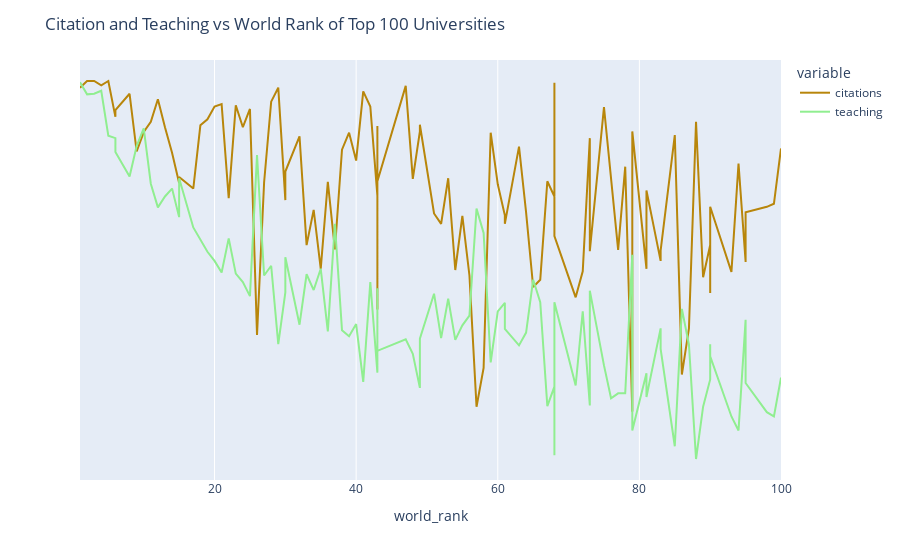

The notebook cell this image was saved under:
### Code cell
# Styling: include customized colors, different than the default ones
fig = px.line(df, x="world_rank", y=["citations","teaching"],
              hover_name="university_name", 
              color_discrete_sequence = ['DarkGoldenRod', 'lightGreen']) # cha

# Step 2: Update the layout of the plot

fig.update_layout(title_text='Citation and Teaching vs World Rank of Top 100 Universities')

# hide and lock down axes
fig.update_yaxes(visible=False, fixedrange=True)

fig.show()

### Figure 1 — Plotly figure (JSON) as saved in the notebook; plotly's stock layout.template omitted (floating-point values rounded to 4 significant figures)
{"data": [{"hovertemplate": "<b>%{hovertext}</b><br><br>variable=citations<br>world_rank=%{x}<br>value=%{y}<extra></extra>", "hovertext": ["Harvard University", "California Institute of Technology", "Massachusetts Institute of Technology", "Stanford University", "Princeton University", "University of Cambridge", "University of Oxford", "University of California, Berkeley", "Imperial College London", "Yale University", "University of California, Los Angeles", "University of Chicago", "Johns Hopkins University", "Cornell University", "ETH Zurich – Swiss Federal Institute of Technology Zurich", "University of Michigan", "University of Toronto", "Columbia University", "University of Pennsylvania", "Carnegie Mellon University", "University of Hong Kong", "University College London", "University of Washington", "Duke University", "Northwestern University", "University of Tokyo", "Georgia Institute of Technology", "Pohang University of Science and Technology", "University of California, Santa Barbara", "University of British Columbia", "University of North Carolina at Chapel Hill", "University of California, San Diego", "University of Illinois at Urbana-Champaign", "National University of Singapore", "McGill University", "University of Melbourne", "Peking University", "Washington University in St Louis", "École Polytechnique", "University of Edinburgh", "Hong Kong University of Science and Technology", "École Normale Supérieure", "Australian National University", "Karolinska Institute", "University of Göttingen", "University of Wisconsin", "Rice University", "École Polytechnique Fédérale de Lausanne", "University of California, Irvine", "University of Science and Technology of China", "Vanderbilt University", "University of Minnesota", "Tufts University", "University of California, Davis", "Brown University", "University of Massachusetts", "Kyoto University", "Tsinghua University", "Boston University", "New York University", "Emory University", "LMU Munich", "University of Notre Dame", "University of Pittsburgh", "Case Western Reserve University", "Ohio State University", "University of Colorado Boulder", "University of Bristol", "University of California, Santa Cruz", "Yeshiva University", "University of Sydney", "University of Virginia", "University of Adelaide", "University of Southern California", "William & Mary", "Trinity College Dublin", "King’s College London", "Stony Brook University", "Korea Advanced Institute of Science and Technology (KAIST)", "University of Sussex", "The University of Queensland", "University of York", "Heidelberg University", "University of Utah", "Durham University", "London School of Economics and Political Science", "University of Manchester", "Royal Holloway, University of London", "Lund University", "University of Southampton", "University of Zurich", "Wake Forest University", "McMaster University", "University College Dublin", "George Washington University", "University of Arizona", "University of Basel", "University of Maryland, College Park", "Dartmouth College", "École Normale Supérieure de Lyon"], "legendgroup": "citations", "line": {"color": "DarkGoldenRod", "dash": "solid"}, "mode": "lines", "name": "citations", "orientation": "v", "showlegend": true, "type": "scatter", "x": ["1", "2", "3", "4", "5", "6", "6", "8", "9", "10", "11", "12", "13", "14", "15", "15", "17", "18", "19", "20", "21", "22", "23", "24", "25", "26", "27", "28", "29", "30", "30", "32", "33", "34", "35", "36", "37", "38", "39", "40", "41", "42", "43", "43", "43", "43", "47", "48", "49", "49", "51", "52", "53", "54", "55", "56", "57", "58", "59", "60", "61", "61", "63", "64", "65", "66", "67", "68", "68", "68", "71", "72", "73", "73", "75", "76", "77", "78", "79", "79", "81", "81", "83", "83", "85", "86", "87", "88", "89", "90", "90", "90", "93", "94", "95", "95", "95", "98", "99", "100"], "xaxis": "x", "y": [98.8, 99.9, 99.9, 99.2, 99.9, 94, 95.1, 97.8, 88.3, 91.5, 93.2, 96.9, 92.3, 88.1, 83.1, 84.1, 82.2, 92.6, 93.6, 95.7, 96.1, 80.6, 95.9, 92.3, 95.3, 58.1, 83.2, 96.5, 98.8, 80.3, 85, 90.8, 72.9, 78.7, 69, 83.3, 72.2, 88.6, 91.4, 86.8, 98.2, 95.7, 81, 62.3, 92.5, 83.4, 99.1, 83.8, 91.6, 92.7, 78.1, 76.4, 83.9, 68.8, 77.7, 67.9, 46.3, 52.7, 91.4, 82.9, 77.8, 76.4, 89.1, 78.3, 66, 67.2, 83.4, 80.9, 99.6, 74.4, 64.3, 68.6, 90.5, 71.9, 95.6, 84.4, 72.1, 85.8, 45.5, 91.6, 69, 81.9, 70.3, 72, 91, 51.6, 59.2, 93.2, 67.6, 72.9, 65, 79.2, 68.5, 86.3, 70.2, 70.1, 78.3, 79.2, 79.7, 88.8], "yaxis": "y"}, {"hovertemplate": "<b>%{hovertext}</b><br><br>variable=teaching<br>world_rank=%{x}<br>value=%{y}<extra></extra>", "hovertext": ["Harvard University", "California Institute of Technology", "Massachusetts Institute of Technology", "Stanford University", "Princeton University", "University of Cambridge", "University of Oxford", "University of California, Berkeley", "Imperial College London", "Yale University", "University of California, Los Angeles", "University of Chicago", "Johns Hopkins University", "Cornell University", "ETH Zurich – Swiss Federal Institute of Technology Zurich", "University of Michigan", "University of Toronto", "Columbia University", "University of Pennsylvania", "Carnegie Mellon University", "University of Hong Kong", "University College London", "University of Washington", "Duke University", "Northwestern University", "University of Tokyo", "Georgia Institute of Technology", "Pohang University of Science and Technology", "University of California, Santa Barbara", "University of British Columbia", "University of North Carolina at Chapel Hill", "University of California, San Diego", "University of Illinois at Urbana-Champaign", "National University of Singapore", "McGill University", "University of Melbourne", "Peking University", "Washington University in St Louis", "École Polytechnique", "University of Edinburgh", "Hong Kong University of Science and Technology", "École Normale Supérieure", "Australian National University", "Karolinska Institute", "University of Göttingen", "University of Wisconsin", "Rice University", "École Polytechnique Fédérale de Lausanne", "University of California, Irvine", "University of Science and Technology of China", "Vanderbilt University", "University of Minnesota", "Tufts University", "University of California, Davis", "Brown University", "University of Massachusetts", "Kyoto University", "Tsinghua University", "Boston University", "New York University", "Emory University", "LMU Munich", "University of Notre Dame", "University of Pittsburgh", "Case Western Reserve University", "Ohio State University", "University of Colorado Boulder", "University of Bristol", "University of California, Santa Cruz", "Yeshiva University", "University of Sydney", "University of Virginia", "University of Adelaide", "University of Southern California", "William & Mary", "Trinity College Dublin", "King’s College London", "Stony Brook University", "Korea Advanced Institute of Science and Technology (KAIST)", "University of Sussex", "The University of Queensland", "University of York", "Heidelberg University", "University of Utah", "Durham University", "London School of Economics and Political Science", "University of Manchester", "Royal Holloway, University of London", "Lund University", "University of Southampton", "University of Zurich", "Wake Forest University", "McMaster University", "University College Dublin", "George Washington University", "University of Arizona", "University of Basel", "University of Maryland, College Park", "Dartmouth College", "École Normale Supérieure de Lyon"], "legendgroup": "teaching", "line": {"color": "lightGreen", "dash": "solid"}, "mode": "lines", "name": "teaching", "orientation": "v", "showlegend": true, "type": "scatter", "x": ["1", "2", "3", "4", "5", "6", "6", "8", "9", "10", "11", "12", "13", "14", "15", "15", "17", "18", "19", "20", "21", "22", "23", "24", "25", "26", "27", "28", "29", "30", "30", "32", "33", "34", "35", "36", "37", "38", "39", "40", "41", "42", "43", "43", "43", "43", "47", "48", "49", "49", "51", "52", "53", "54", "55", "56", "57", "58", "59", "60", "61", "61", "63", "64", "65", "66", "67", "68", "68", "68", "71", "72", "73", "73", "75", "76", "77", "78", "79", "79", "81", "81", "83", "83", "85", "86", "87", "88", "89", "90", "90", "90", "93", "94", "95", "95", "95", "98", "99", "100"], "xaxis": "x", "y": [99.7, 97.7, 97.8, 98.3, 90.9, 90.5, 88.2, 84.2, 89.2, 92.1, 83, 79.1, 80.9, 82.2, 77.5, 83.9, 75.8, 73.8, 71.8, 70.3, 68.4, 74, 68.2, 66.8, 64.5, 87.7, 67.9, 69.5, 56.6, 65.1, 70.9, 59.8, 68.1, 65.5, 69, 58.7, 76.4, 58.9, 57.9, 59.9, 50.4, 66.8, 51.9, 65.8, 57.3, 55.5, 57.4, 55, 49.4, 57.5, 64.9, 57.6, 64.1, 57.3, 59.7, 61.3, 78.9, 74.9, 53.6, 62, 63.4, 59.1, 56.4, 58.5, 67.2, 63.5, 46.4, 49.6, 38.3, 63.5, 49.8, 62, 46.5, 65.4, 53.1, 47.7, 48.5, 48.5, 71.3, 42.4, 51.8, 47.9, 59.2, 55.8, 39.8, 62.4, 56.5, 37.7, 46.3, 50.8, 56.6, 54.6, 44.7, 42.4, 60.6, 52.4, 50.2, 45.4, 44.7, 51.1], "yaxis": "y"}], "layout": {"legend": {"title": {"text": "variable"}, "tracegroupgap": 0}, "margin": {"t": 60}, "title": {"text": "Citation and Teaching vs World Rank of Top 100 Universities"}, "xaxis": {"anchor": "y", "domain": [0, 1], "title": {"text": "world_rank"}}, "yaxis": {"anchor": "x", "domain": [0, 1], "fixedrange": true, "title": {"text": "value"}, "visible": false}}}
